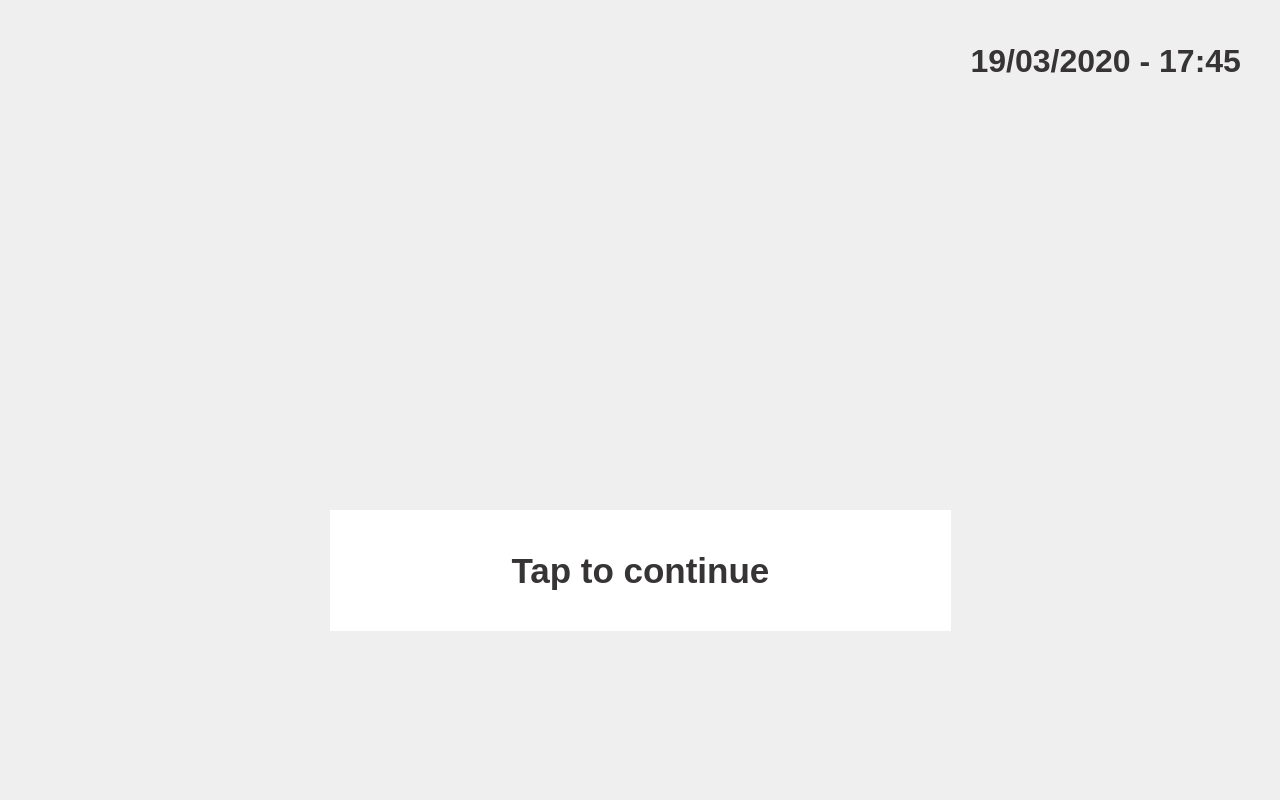
<?xml version="1.0" encoding="UTF-8"?>
<ui version="4.0">
 <class>FirstDialog</class>
 <widget class="QDialog" name="FirstDialog">
  <property name="geometry">
   <rect>
    <x>0</x>
    <y>0</y>
    <width>1280</width>
    <height>800</height>
   </rect>
  </property>
  <property name="windowTitle">
   <string>Dialog</string>
  </property>
  <property name="styleSheet">
   <string notr="true">QDialog {
background-image: url(:/background/resources/Pantalla_00.png);
}</string>
  </property>
  <widget class="QPushButton" name="doneButton">
   <property name="geometry">
    <rect>
     <x>330</x>
     <y>510</y>
     <width>621</width>
     <height>121</height>
    </rect>
   </property>
   <property name="font">
    <font>
     <family>Liberation Sans</family>
     <pointsize>26</pointsize>
     <weight>75</weight>
     <bold>true</bold>
    </font>
   </property>
   <property name="styleSheet">
    <string notr="true">background-color: rgb(255, 255, 255);
border: 0px;
color: rgb(55, 52, 53);</string>
   </property>
   <property name="text">
    <string>Tap to continue</string>
   </property>
  </widget>
  <widget class="QLabel" name="date_timeLabel">
   <property name="geometry">
    <rect>
     <x>910</x>
     <y>40</y>
     <width>331</width>
     <height>41</height>
    </rect>
   </property>
   <property name="font">
    <font>
     <family>Liberation Sans</family>
     <pointsize>24</pointsize>
     <weight>75</weight>
     <bold>true</bold>
    </font>
   </property>
   <property name="styleSheet">
    <string notr="true">color: rgb(55, 52, 53);</string>
   </property>
   <property name="text">
    <string>19/03/2020 - 17:45</string>
   </property>
   <property name="alignment">
    <set>Qt::AlignRight|Qt::AlignTrailing|Qt::AlignVCenter</set>
   </property>
  </widget>
 </widget>
 <resources>
  <include location="stretcher3_res.qrc"/>
 </resources>
 <connections/>
</ui>
